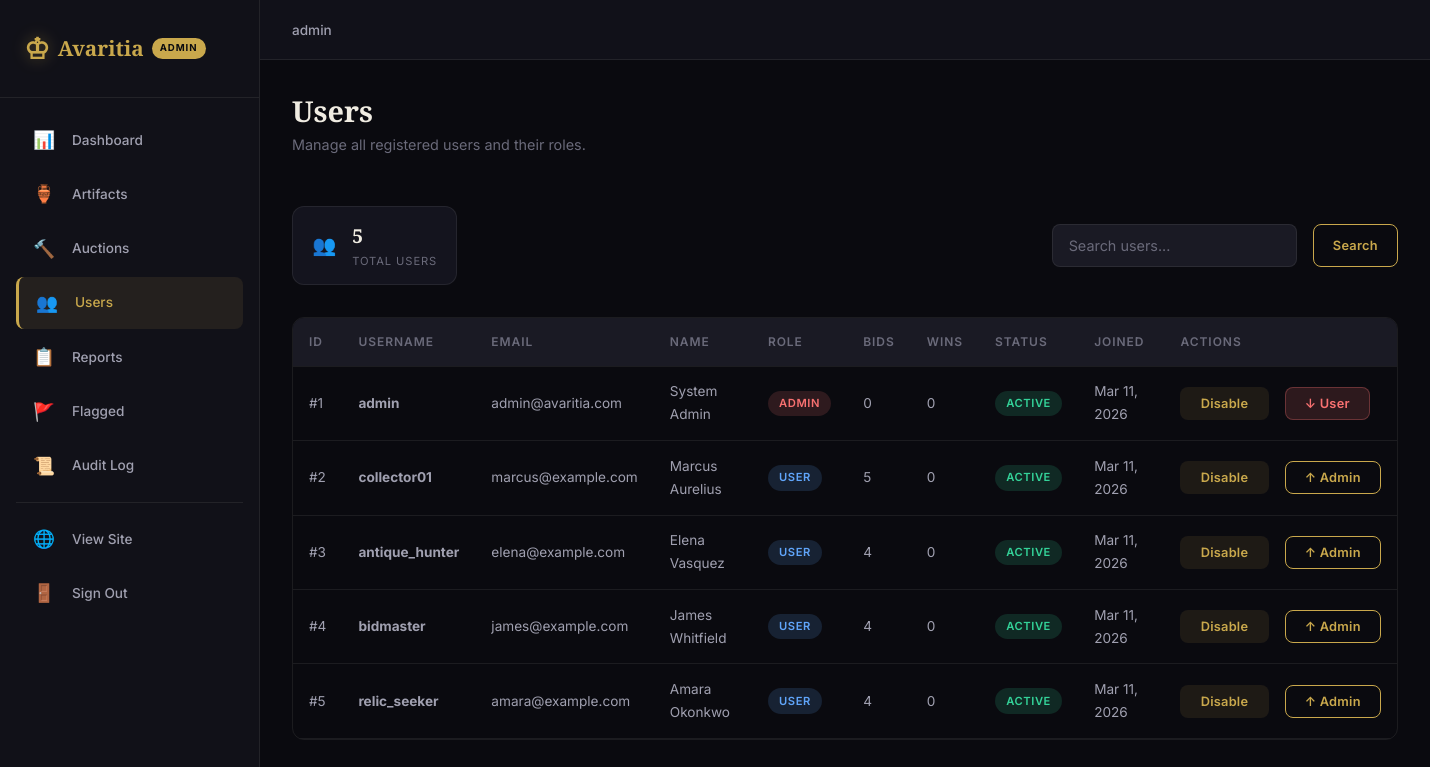
The page /admin/users.php (signed in) on the database its author committed.
### tables this page shows
CREATE TABLE IF NOT EXISTS users (
    user_id INT AUTO_INCREMENT PRIMARY KEY,
    username VARCHAR(50) NOT NULL UNIQUE,
    email VARCHAR(100) NOT NULL UNIQUE,
    password_hash VARCHAR(255) NOT NULL,
    first_name VARCHAR(50) NOT NULL,
    last_name VARCHAR(50) NOT NULL,
    avatar_url VARCHAR(255) DEFAULT NULL,
    bio TEXT DEFAULT NULL,
    role ENUM('user', 'admin') NOT NULL DEFAULT 'user',
    is_active TINYINT(1) NOT NULL DEFAULT 1,
    created_at TIMESTAMP NOT NULL DEFAULT CURRENT_TIMESTAMP,
    updated_at TIMESTAMP NOT NULL DEFAULT CURRENT_TIMESTAMP ON UPDATE CURRENT_TIMESTAMP
);

### admin/users.php (the view, shortened to what this page needs)
<?php
$db = getDB();
$search = $_GET['search'] ?? '';
$where = '';
$params = [];
$stmt = $db->prepare("
    SELECT u.*,
           (SELECT COUNT(*) FROM bids WHERE bidder_id = u.user_id) AS total_bids,
           (SELECT COUNT(*) FROM wins WHERE winner_id = u.user_id) AS total_wins
    FROM users u $where ORDER BY u.created_at DESC
");
$stmt->execute($params);
$users = $stmt->fetchAll();
require_once __DIR__ . '/../includes/header.php';
?>
<div class="admin-page-header">
    <h1>Users</h1>
    <p>Manage all registered users and their roles.</p>
</div>
<div class="flex-between mb-2">
    <div class="stat-card" style="display: inline-flex; align-items:center; gap:1rem; padding:0.8rem 1.2rem;">
        <span style="font-size:1.2rem;">👥</span>
        <div>
            <div class="stat-card-value" style="font-size:1.2rem;"><?php echo count($users); ?></div>
            <div class="stat-card-label" style="font-size:0.7rem;">Total Users</div>
        </div>
    </div>
    <form method="GET" class="flex gap-1">
        <input type="text" name="search" class="form-control" placeholder="Search users..." value="<?php echo htmlspecialchars($search); ?>" style="max-width: 250px;">
        <button type="submit" class="btn btn-outline btn-sm">Search</button>
    </form>
</div>
<div class="table-container">
    <table>
        <thead>
            <tr>
                <th>ID</th>
                <th>Username</th>
                <th>Email</th>
                <th>Name</th>
                <th>Role</th>
                <th>Bids</th>
                <th>Wins</th>
                <th>Status</th>
                <th>Joined</th>
                <th>Actions</th>
            </tr>
        </thead>
        <tbody>
            <?php foreach ($users as $user): ?>
            <tr>
                <td>#<?php echo $user['user_id']; ?></td>
                <td><strong><?php echo htmlspecialchars($user['username']); ?></strong></td>
                <td><?php echo htmlspecialchars($user['email']); ?></td>
                <td><?php echo htmlspecialchars($user['first_name'] . ' ' . $user['last_name']); ?></td>
                <td>
                    <span class="badge <?php echo $user['role'] === 'admin' ? 'badge-critical' : 'badge-info'; ?>">
                        <?php echo ucfirst($user['role']); ?>
                    </span>
                </td>
                <td><?php echo $user['total_bids']; ?></td>
                <td><?php echo $user['total_wins']; ?></td>
                <td>
                    <span class="badge <?php echo $user['is_active'] ? 'badge-active' : 'badge-closed'; ?>">
                        <?php echo $user['is_active'] ? 'Active' : 'Disabled'; ?>
                    </span>
                </td>
                <td><?php echo date('M j, Y', strtotime($user['created_at'])); ?></td>
                <td>
                    <div class="flex gap-1">
                        <form method="POST" style="display:inline;">
                            <button class="btn btn-ghost btn-sm"><?php echo $user['is_active'] ? 'Disable' : 'Enable'; ?></button>
                        </form>
                        <?php if ($user['role'] !== 'admin'): ?>
                        <form method="POST" style="display:inline;">
                            <button class="btn btn-outline btn-sm">↑ Admin</button>
                        </form>
                        <?php else: ?>
                        <form method="POST" style="display:inline;">
                            <button class="btn btn-danger btn-sm">↓ User</button>
                        </form>
                        <?php endif; ?>
                    </div>
                </td>
            </tr>
            <?php endforeach; ?>
        </tbody>
    </table>
</div>
<?php require_once __DIR__ . '/../includes/footer.php'; ?>

### rows shown on the page
users: user_id "1", username "admin", email "admin@avaritia.com", first_name+last_name "System Admin", role "ADMIN", total_bids "0", total_wins "0", is_active "ACTIVE", created_at "Mar 11, 2026"
users: user_id "2", username "collector01", email "marcus@example.com", first_name+last_name "Marcus Aurelius", role "USER", total_bids "5", total_wins "0", is_active "ACTIVE", created_at "Mar 11, 2026"
users: user_id "3", username "antique_hunter", email "elena@example.com", first_name+last_name "Elena Vasquez", role "USER", total_bids "4", total_wins "0", is_active "ACTIVE", created_at "Mar 11, 2026"
users: user_id "4", username "bidmaster", email "james@example.com", first_name+last_name "James Whitfield", role "USER", total_bids "4", total_wins "0", is_active "ACTIVE", created_at "Mar 11, 2026"
users: user_id "5", username "relic_seeker", email "amara@example.com", first_name+last_name "Amara Okonkwo", role "USER", total_bids "4", total_wins "0", is_active "ACTIVE", created_at "Mar 11, 2026"

### other values the page prints
$_SESSION['username'] "admin"
count($users) "5"
